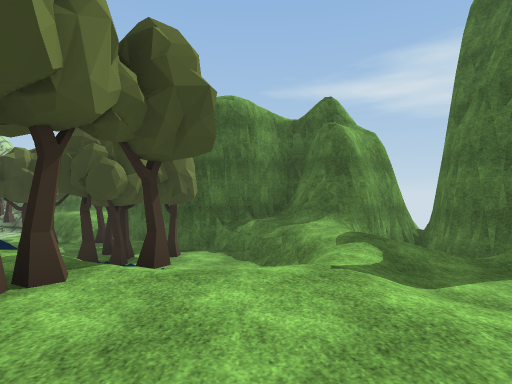
[1] (above)

24 first-person views from a walk through a scene from a Unity 3-D project. The camera is 1.4 m above the floor, looks level and sees 80° across. The floor is counted in squares, 2 m on a side. Each view is taken from the middle of a square. On the plan, view 1 faces up. The plan holds only what a view shows up to about 10 squares ahead; the rest is blank. The place goes on beyond the plan. The player character is not drawn. Some animated figures are not drawn. Some surface patterns are stand-ins.

[2]
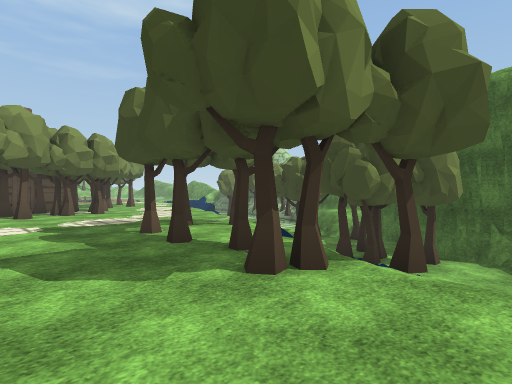

[3]
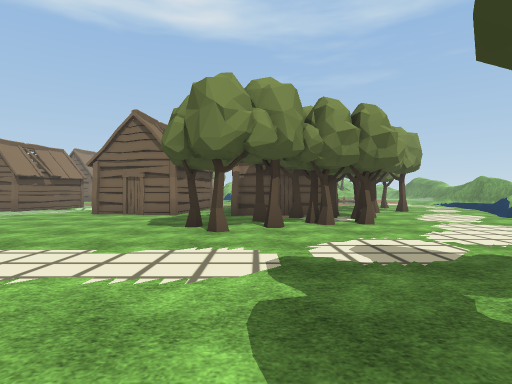

[4]
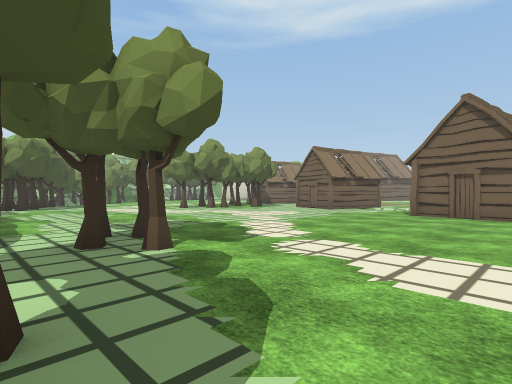

[5]
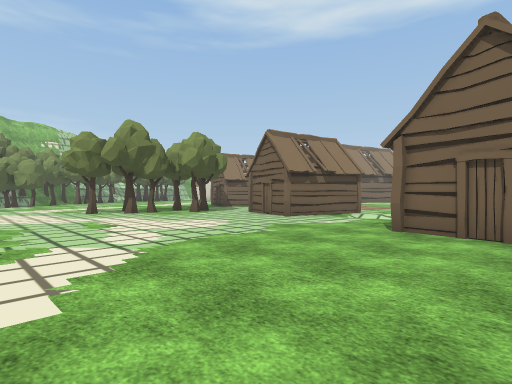

[6]
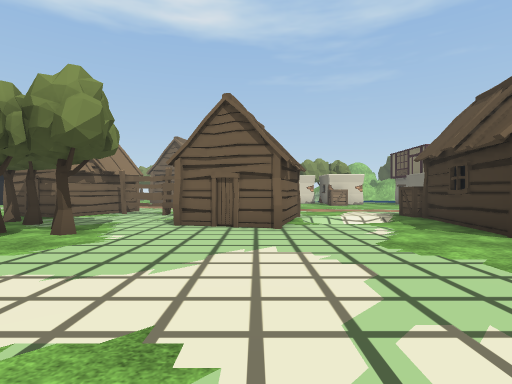

[7]
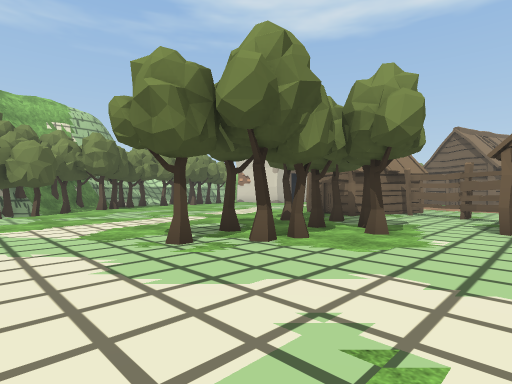

[8]
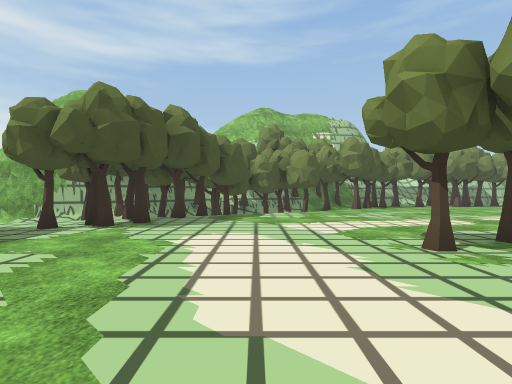

[9]
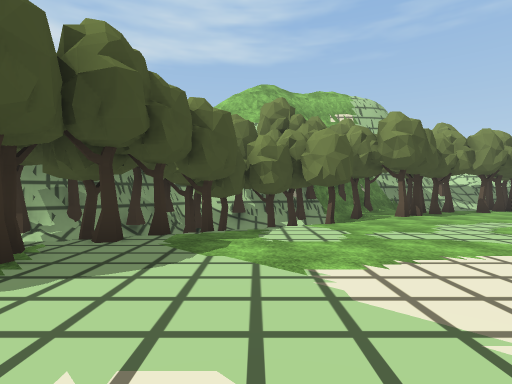

[10]
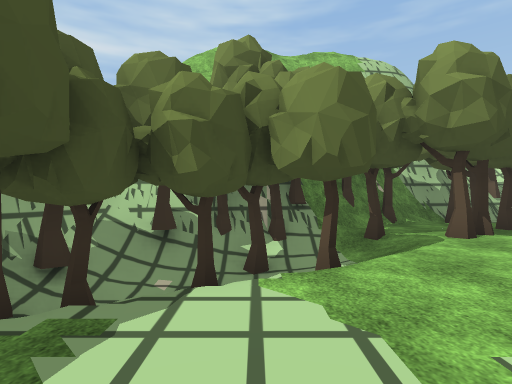

[11]
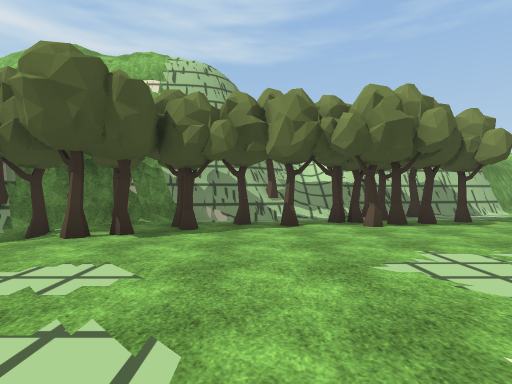

[12]
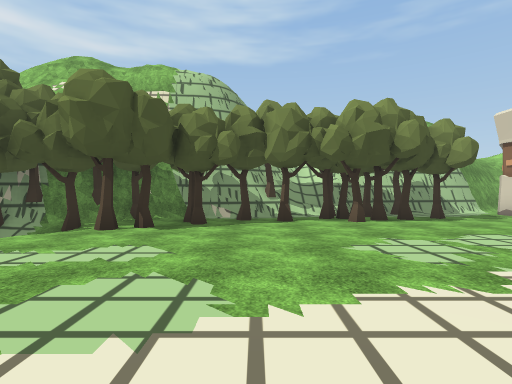

[13]
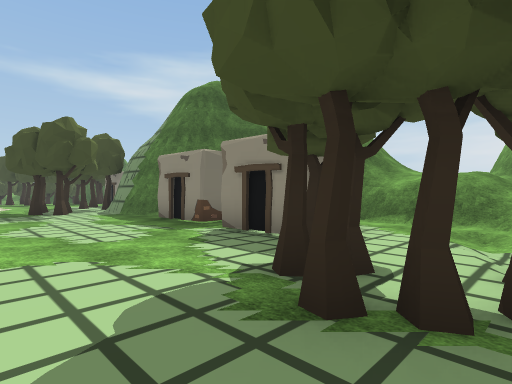

[14]
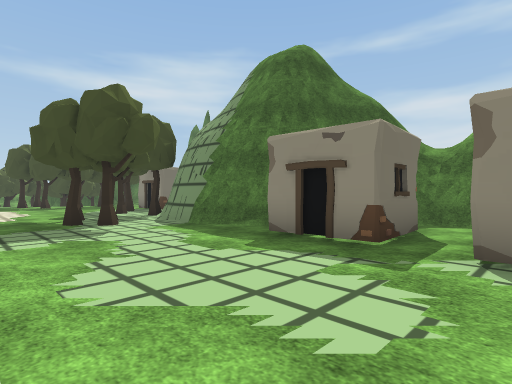

[15]
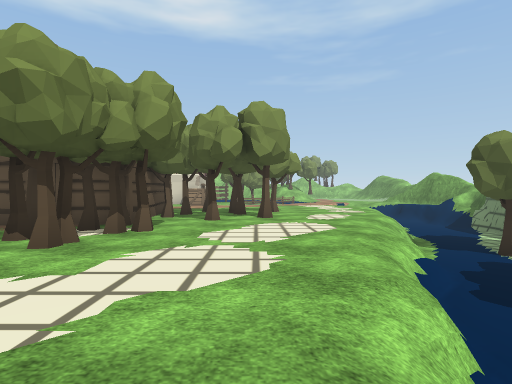

[16]
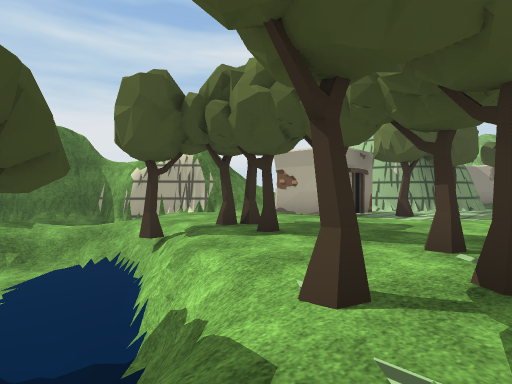

[17]
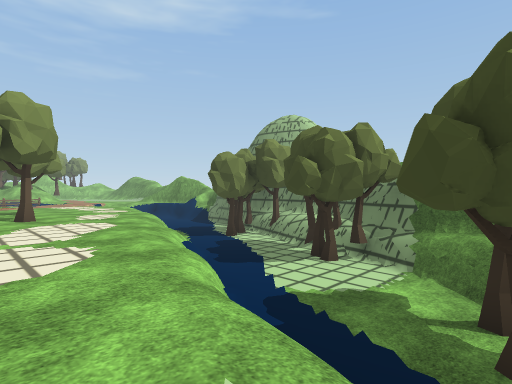

[18]
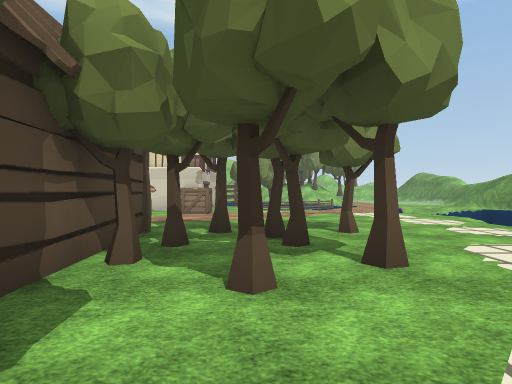

[19]
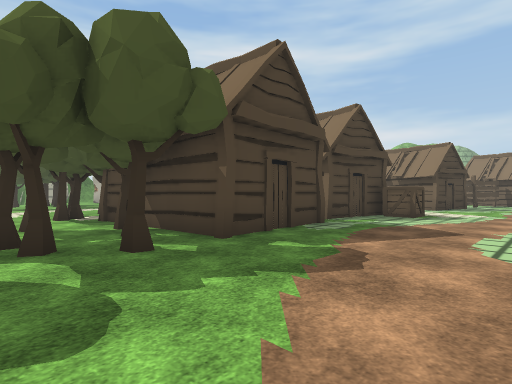

[20]
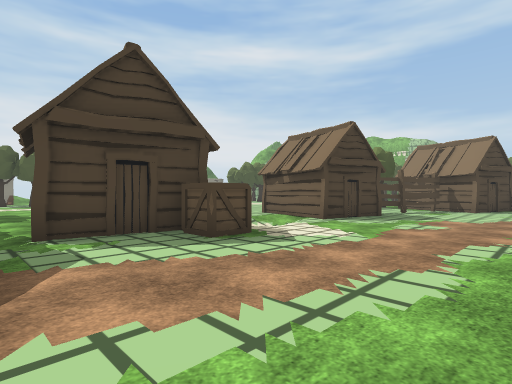

[21]
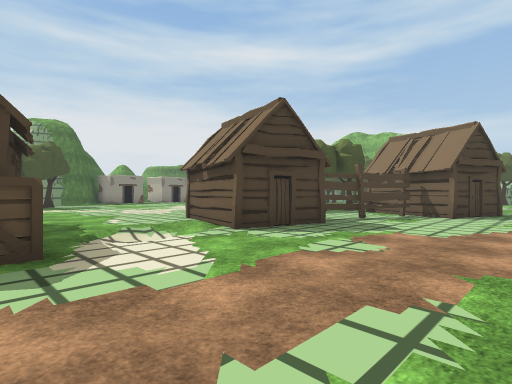

[22]
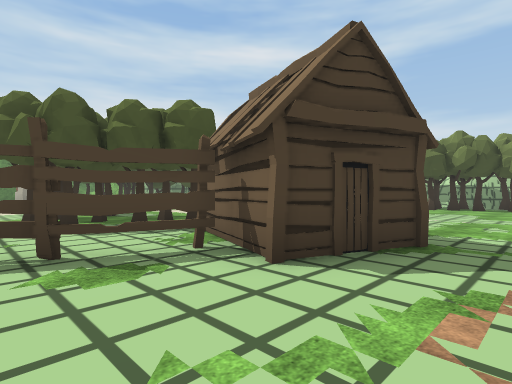

[23]
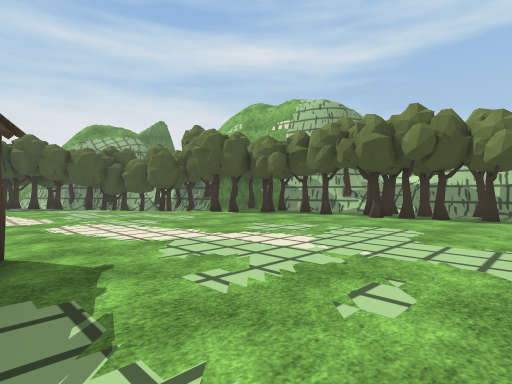

[24]
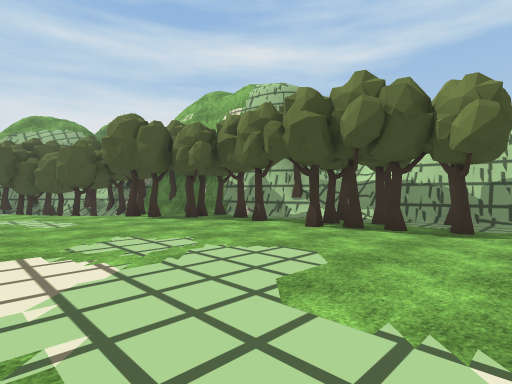

### Floor plan
Key: @ floor where view 1 was taken; # wall or solid block; x gap in a wall; . main floor; - floor 0.5 m lower than the main floor; _ floor 0.75 m lower than the main floor; < floor 1.5 m lower than the main floor; : floor 2 m higher than the main floor; + floor 2.5 m higher than the main floor; * floor 7.25 m higher than the main floor; / step, stairs or slope; = window, fence, low wall or low ledge; v drop or lower ground; T tree; H hut; C crate; F fence; O other object.
Columns run from 22 left of view 1 to 5 right of it. Each row starts with its distance up from view 1.
 11  //         TT##
 10  ....//=//<<<< =####
  9  .......//=#<<<#OT######
  8 ........../=vv<<T<<=##/#####
  7 .....T......//=x <TTT<//#v##
  6  .....TT.......//=TT<</// v#
  5  ....T..T......../=<<<<//v##
  4 .....TTT..T.....TT.==T///-##
  3 C....HHHHTTT.....T.T.///-###
  2 .....H   HTT......T.T...##
  1  ....H   H.TT..........##
  0 .....H   ..OT.........@#v
 -1 ......H.............##//
 -2 .....H   H.........T#
 -3 ....CC  H.........T..
 -4 .......HH.........T##
 -5 .....//.........TT.#
 -6 .....//.........T.##
 -7 .....H/...........##
 -8 ....H  H...........#
 -9  ...HFH............
-10 ....F.............#
-11 ....F...T.........###.#
-12 ...F...TTTT...........#
-13 ..HHH.T.TT.T......#  . ##
-14 ..H H.TT..........# ..x++
-15 ... H...........TT...= +
-16 ................TT.////: =##
-17 ...............TTT//#
-18 ...............TTT###
-19 ............./T_TT#
-20 ...........// TTT#
-21 ........../T/TT##
-22 ........TTT/TT/#
-23 ....TT.TT #TT###
-24 .TTTT.T.TT##T
-25 ...TT###### **
-26 ..T##=#  #vv ##
-27 ##v= ##  ##=  #

Where each view was taken, in squares from view 1:
view 1: 0 up, 0 right, facing up
view 2: 0 up, 0 right, facing up-left
view 3: 1 up, 4 left, facing left
view 4: 1 down, 4 left, facing down-left
view 5: 2 down, 8 left, facing down-left
view 6: 8 down, 9 left, facing left
view 7: 9 down, 9 left, facing down-left
view 8: 9 down, 9 left, facing down
view 9: 13 down, 9 left, facing down
view 10: 17 down, 10 left, facing down
view 11: 17 down, 16 left, facing down
view 12: 16 down, 16 left, facing down
view 13: 17 down, 8 left, facing up-right
view 14: 13 down, 8 left, facing up-right
view 15: 6 up, 7 left, facing left
view 16: 6 up, 6 left, facing down-right
view 17: 5 up, 6 left, facing up-left
view 18: 5 up, 12 left, facing left
view 19: 6 up, 21 left, facing down-right
view 20: 0 up, 22 left, facing down-right
view 21: 3 down, 22 left, facing down-right
view 22: 10 down, 22 left, facing down-right
view 23: 15 down, 22 left, facing down-right
view 24: 18 down, 22 left, facing down-right
